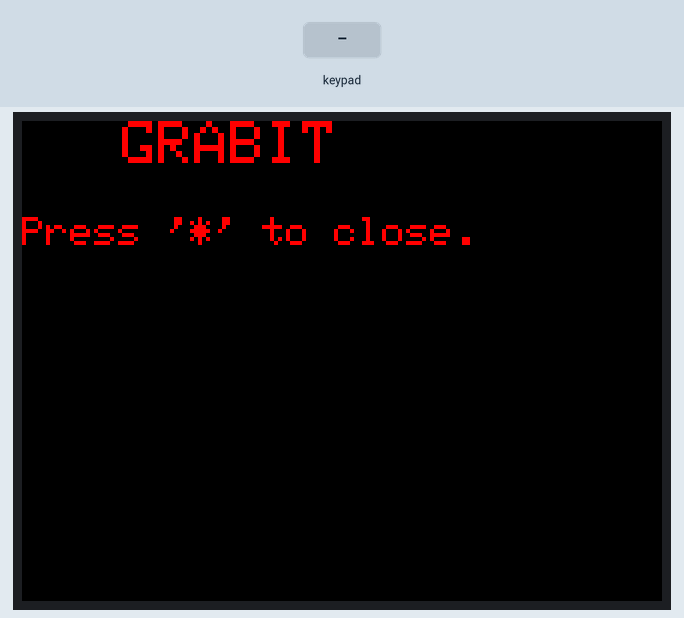
Simulated run of this sketch. Board: Arduino Mega 2560, built with avr-gcc and run on an emulated ATmega2560. Shown: 320×240 colour display. Inputs (shaded band) come from the test bench. What the sketch prints to the serial monitor is not drawn.

Above: at 1.4 s.
1.5 s: key '*' pressed
At 2.9 s:
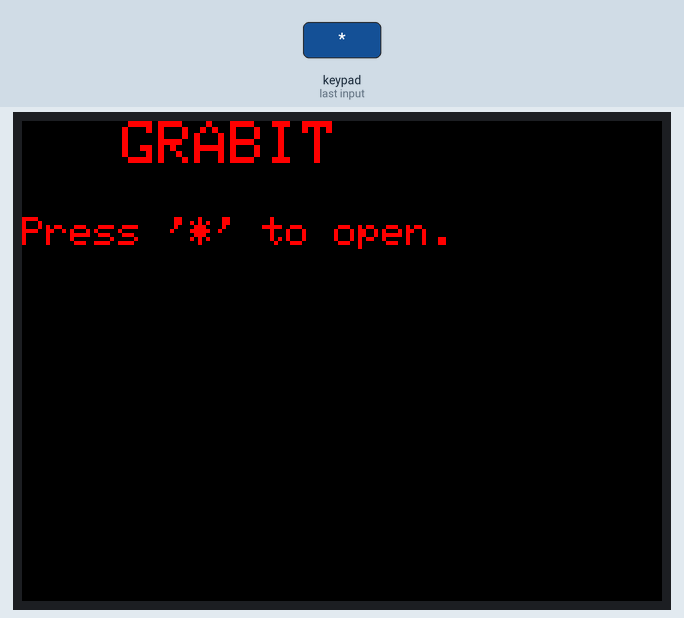
7.7 s: key '*' pressed
At 8.9 s:
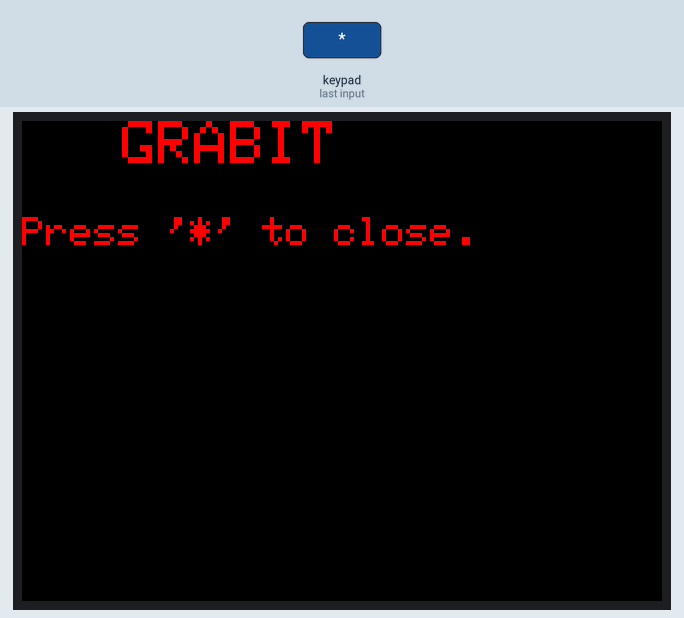
Timing chart, 0 to 9.5 s (numbered marks = the images above; inputs shaded):
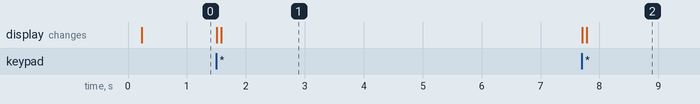

Measured:
- after the input at 1.5 s, the display: first changes at once (image 1 shows a later state)
- after the input at 7.7 s, the display: first changes at once (image 2 shows a later state)

The sketch:

gui.ino
```cpp
/**@file
 *
 * @brief A sketch for getting input from the user and print the fitting feedback.
 *
 * The user gives input through the keypad.
 * Some simple instructions are printed on the LCD.
 * A simple finite state machine is used to model the different states.
 *
 */

#include <Keypad.h>
#include "Arduino.h"
#include <SPI.h>

// Hardware-specific library for TFT board
#include "Adafruit_GFX.h"

/**
 * Specific library for the TFT-board.
 *
 */
#include <MCUFRIEND_kbv.h>

/**
 * For more information about this library:
 * http://playground.arduino.cc/Code/FiniteStateMachine
 */
#include <FiniteStateMachine.h>

/**
 * Instantiation of class.
 */
MCUFRIEND_kbv tft;

#define LCD_CS A3 // Chip Select goes to Analog 3
#define LCD_CD A2 // Command/Data goes to Analog 2
#define LCD_WR A1 // LCD Write goes to Analog 1
#define LCD_RD A0 // LCD Read goes to Analog 0
#define LCD_RESET A4 // Can alternately just connect to Arduino's reset pin

// Assign human-readable names to some common 16-bit color values:
#define  BLACK   0x0000
#define BLUE    0x001F
#define RED     0xF800
#define GREEN   0x07E0
#define CYAN    0x07FF
#define MAGENTA 0xF81F
#define YELLOW  0xFFE0
#define WHITE   0xFFFF


// The keypad has four rows.
const byte ROWS = 4;

// The keypad has four rows.
const byte COLS = 3;


// Mapping of the keys on the keypad.
char keys[ROWS][COLS] = {
  {'1','2','3'},
  {'4','5','6'},
  {'7','8','9'},
  {'*','0','#'}
};

// Connect these pins on the Arduino Mega to the row pinouts of the keypad
byte rowPins[ROWS] = {44, 43, 42, 41};

// Connect these pins on the Arduino Mega to the column pinouts of the keypad
byte colPins[COLS] = {40, 39, 38};

Keypad keypad = Keypad( makeKeymap(keys), rowPins, colPins, ROWS, COLS );

// Identifier of the tft lcd. Must return 7789
uint16_t g_identifier;

const byte NUMBER_OF_STATES = 2;

State closing = State(&printClosing);
State opening = State(&printOpening);

// Initializing of the FSM. Start in state 'closing'.
FSM robotStateMachine = FSM(closing);

void setup(void) {
    Serial.begin(9600);
    Serial.println("start");
    Serial1.begin(9600);

    /*
     *  g_identifier must be determined,
     *  before it is given as an input for tft.begin();
     */
    static uint16_t identifier;
    g_identifier = tft.readID();
    if (g_identifier == 0x00D3 || g_identifier == 0xD3D3) {
      g_identifier = 0x9481;
    }

    if (g_identifier == 0xFFFF) {
      g_identifier = 0x9341;
    }
    tft.begin(g_identifier);
    tft.setRotation(1);
    tft.fillScreen(BLACK);
}

byte stateNumber = 0;

void loop(void) {
    switch (stateNumber){
      case 0: robotStateMachine.transitionTo(closing); break;
      case 1: robotStateMachine.transitionTo(opening); break;
    }
   robotStateMachine.update();
}

/**
 * Prints instructions on the keypad.
 */
void printClosing(void){
  printHeader();
  tft.setTextSize(2);
  tft.println("Press '*' to close.");
  char key = keypad.getKey();
  Serial.println(key);
  if (key == '*'){
    tft.print(key);
    stateNumber = ++stateNumber % NUMBER_OF_STATES;
    Serial.write("S");
    Serial1.write("S");
    tft.fillScreen(BLACK);
  }
}

/**
 * Prints instructions on the keypad.
 */
void printOpening(void){
  printHeader();
  tft.setTextSize(2);
  tft.println("Press '*' to open.");
  char key = keypad.getKey();
  Serial.println(key);
  if (key == '*'){
    tft.print(key);
    stateNumber = ++stateNumber % NUMBER_OF_STATES;
    Serial.write("O");
    Serial1.write("O");
    tft.fillScreen(BLACK);
  }
}

/**
 * Prints the title of the project.
 */
void printHeader(void){
  tft.setCursor(50, 0);
  tft.setTextColor(RED);
  tft.setTextSize(3);
  tft.println("GRABIT");
  tft.println();
}
```
